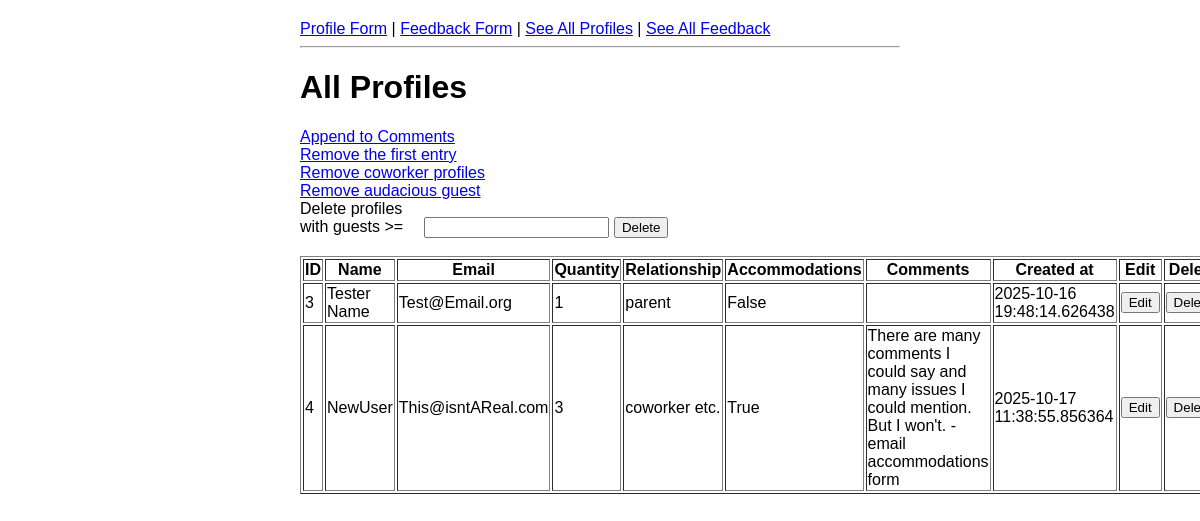
Page /admin/profiles on the committed database.
### app.py (models this page shows)
class Profile(db.Model):
    id = db.Column(db.Integer, primary_key=True)
    name = db.Column(db.String(100), nullable=False)
    email = db.Column(db.String(100), nullable=False)
    quan = db.Column(db.Integer, nullable = False)
    comments = db.Column(db.Text)
    rel = db.Column(db.String(50), nullable=False)
    accommodations = db.Column(db.Boolean, default=False)
    created_at = db.Column(db.DateTime, default=datetime.now(timezone.utc))

### app.py (the view)
@app.route('/admin/profiles')
def admin_profiles():
    profiles = Profile.query.all()
    return render_template('admin_profiles.html', profiles = profiles)

### templates/Admin_profiles.html (shortened to what this page needs)
{% extends 'base.html' %}
{% block content %}
<h1>All Profiles</h1>
<a href = "{{url_for('admin_profiles_appendComments') }}"> Append to Comments </a>
<br>
<a href = "{{url_for('admin_profiles_deleteFirst') }}"> Remove the first entry </a>
<br>
<a href = "{{url_for('admin_profiles_deleteCoworker') }}"> Remove coworker profiles </a>
<br>
<a href = "{{url_for('admin_profiles_delete_audacious_guests') }}"> Remove audacious guest </a>
<br>
<div>
    <form method = "POST" action = "{{ url_for('admin_profiles_deleteByQuantity') }}">
        <label for = "quantity"> Delete profiles with guests >= </label>
        <input type = "number" id=" quantity" name="quantity" min = "1">
        <button type = "submit"> Delete </button>
    </form>
</div>
<br>
<table class="table table-striped" border = "1">
    <tr>
        <th>ID</th>
        <th>Name</th>
        <th>Email</th>
        <th>Quantity</th>
        <th>Relationship</th>
        <th>Accommodations</th>
        <th>Comments</th>
        <th>Created at</th>
        <th>Edit</th>
        <th>Delete</th>
    </tr>
    {% for profile in profiles %}
    <tr>
        <td>{{ profile.id }}</td>
        <td> {{profile.name}} </td>
        <td> {{profile.email}} </td>
        <td>{{profile.quan}}</td>
        <td> {{profile.rel}} </td>
        <td>{{profile.accommodations}}</td>
        <td>{{profile.comments}}</td>
        <td>{{profile.created_at}}</td>
        <td>
            <div>
                <a href = "{{ url_for('admin_profiles_edit') }}?profileId={{profile.id}}">
                <button> Edit </button>
                </a>
            </div>
        </td>
        <td>
            <div>
                <form method = "POST" action = "{{ url_for('admin_profilesDeleteButton') }}">
                    <button type = 'submit'> Delete </button>
                </form>
            </div>
        </td>
    </tr>
    {% endfor %}
</table>
{% endblock %}

### static/style.css (style rules this page uses)
body { font-family: Arial, sans-serif; max-width: 600px; margin: 0 auto; padding: 20px; }
label { display: inline-block; width: 120px; }

### rows in the picture
Profile: id "3", name "Tester Name", email "Test@Email.org", quan "1", rel "parent", accommodations "False", created_at "2025-10-16 19:48:14.626438"
Profile: id "4", name "NewUser", email "This@isntAReal.com", quan "3", rel "coworker etc.", accommodations "True", comments "There are many comments I could say and many issues I could mention. But I won't. - email accommodations form", created_at "2025-10-17 11:38:55.856364"
